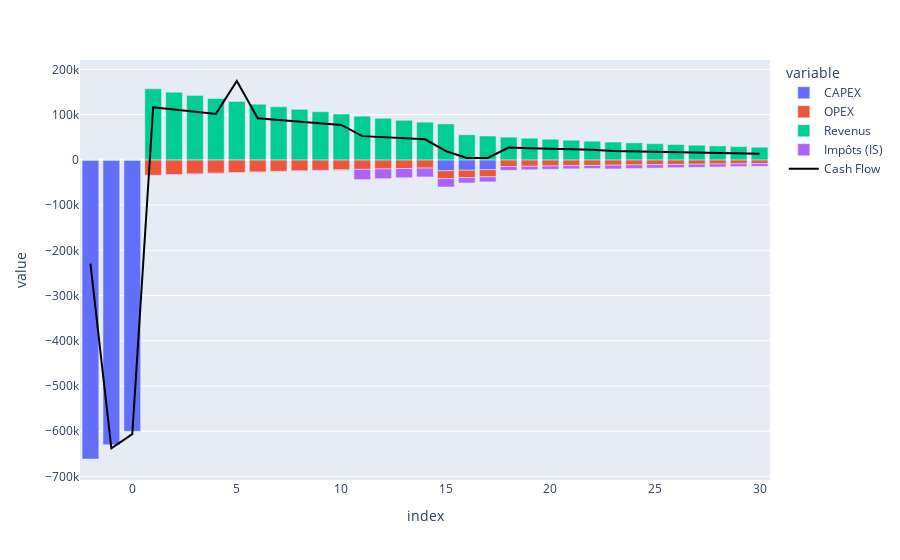

This figure's notebook cell:
### Code cell
fig = dd.transpose().plot(kind = "bar", y = ["CAPEX","OPEX","Revenus","Impôts (IS)"]).update_layout(hovermode='x')
fig.add_trace(
    go.Scatter(
        x = dd.columns,
        y = dd.loc["Cash Flow"],
        name = "Cash Flow",
        marker_color = "black"
    )
)

### Figure 1 — Plotly figure (JSON) as saved in the notebook; plotly's stock layout.template omitted (floating-point values rounded to 4 significant figures)
{"data": [{"alignmentgroup": "True", "hovertemplate": "variable=CAPEX<br>index=%{x}<br>value=%{y}<extra></extra>", "legendgroup": "CAPEX", "marker": {"color": "#636efa", "pattern": {"shape": ""}}, "name": "CAPEX", "offsetgroup": "CAPEX", "orientation": "v", "showlegend": true, "textposition": "auto", "type": "bar", "x": [-2, -1, 0, 1, 2, 3, 4, 5, 6, 7, 8, 9, 10, 11, 12, 13, 14, 15, 16, 17, 18, 19, 20, 21, 22, 23, 24, 25, 26, 27, 28, 29, 30], "xaxis": "x", "y": [-661500, -630000, -600000, 0, 0, 0, 0, 0, 0, 0, 0, 0, 0, 0, 0, 0, 0, -24050.0, -22910.0, -21810.0, 0, 0, 0, 0, 0, 0, 0, 0, 0, 0, 0, 0, 0], "yaxis": "y"}, {"alignmentgroup": "True", "hovertemplate": "variable=OPEX<br>index=%{x}<br>value=%{y}<extra></extra>", "legendgroup": "OPEX", "marker": {"color": "#EF553B", "pattern": {"shape": ""}}, "name": "OPEX", "offsetgroup": "OPEX", "orientation": "v", "showlegend": true, "textposition": "auto", "type": "bar", "x": [-2, -1, 0, 1, 2, 3, 4, 5, 6, 7, 8, 9, 10, 11, 12, 13, 14, 15, 16, 17, 18, 19, 20, 21, 22, 23, 24, 25, 26, 27, 28, 29, 30], "xaxis": "x", "y": [0, 0, 0, -34290.0, -32650.0, -31100.0, -29620.0, -28210.0, -26860.0, -25580.0, -24370.0, -23210.0, -22100.0, -21050.0, -20050.0, -19090.0, -18180.0, -17320.0, -16490.0, -15710.0, -14960.0, -14250.0, -13570.0, -12920.0, -12310.0, -11720.0, -11160.0, -10630.0, -10120.0, -9643.0, -9183.0, -8746.0, -8330.0], "yaxis": "y"}, {"alignmentgroup": "True", "hovertemplate": "variable=Revenus<br>index=%{x}<br>value=%{y}<extra></extra>", "legendgroup": "Revenus", "marker": {"color": "#00cc96", "pattern": {"shape": ""}}, "name": "Revenus", "offsetgroup": "Revenus", "orientation": "v", "showlegend": true, "textposition": "auto", "type": "bar", "x": [-2, -1, 0, 1, 2, 3, 4, 5, 6, 7, 8, 9, 10, 11, 12, 13, 14, 15, 16, 17, 18, 19, 20, 21, 22, 23, 24, 25, 26, 27, 28, 29, 30], "xaxis": "x", "y": [0, 0, 0, 157100.0, 149700.0, 142500.0, 135700.0, 129300.0, 123100.0, 117300.0, 111700.0, 106400.0, 101300.0, 96470.0, 91880.0, 87500.0, 83340.0, 79370.0, 55430.0, 52790.0, 50280.0, 47880.0, 45600.0, 43430.0, 41360.0, 39390.0, 37520.0, 35730.0, 34030.0, 32410.0, 30870.0, 29400.0, 28000.0], "yaxis": "y"}, {"alignmentgroup": "True", "hovertemplate": "variable=Impôts (IS)<br>index=%{x}<br>value=%{y}<extra></extra>", "legendgroup": "Impôts (IS)", "marker": {"color": "#ab63fa", "pattern": {"shape": ""}}, "name": "Impôts (IS)", "offsetgroup": "Impôts (IS)", "orientation": "v", "showlegend": true, "textposition": "auto", "type": "bar", "x": [-2, -1, 0, 1, 2, 3, 4, 5, 6, 7, 8, 9, 10, 11, 12, 13, 14, 15, 16, 17, 18, 19, 20, 21, 22, 23, 24, 25, 26, 27, 28, 29, 30], "xaxis": "x", "y": [0, 0, 0, -857.1, -997.7, -1123.0, -1234.0, -861.9, -1015.0, -1151.0, -1272.0, -1379.0, -1473.0, -22490.0, -21450.0, -20460.0, -19520.0, -18620.0, -11680.0, -11130.0, -8103.0, -7717.0, -7349.0, -6999.0, -6666.0, -8302.0, -7907.0, -7530.0, -7172.0, -6830.0, -6505.0, -6195.0, -5900.0], "yaxis": "y"}, {"marker": {"color": "black"}, "name": "Cash Flow", "type": "scatter", "x": [-2, -1, 0, 1, 2, 3, 4, 5, 6, 7, 8, 9, 10, 11, 12, 13, 14, 15, 16, 17, 18, 19, 20, 21, 22, 23, 24, 25, 26, 27, 28, 29, 30], "y": [-229300.0, -637700.0, -606700.0, 116300.0, 111200.0, 106300.0, 101600.0, 174400.0, 91910.0, 87970.0, 84190.0, 80570.0, 77110.0, 52470.0, 50050.0, 47740.0, 45540.0, 19380.0, 4352.0, 4145.0, 27220.0, 25920.0, 24690.0, 23510.0, 22390.0, 19370.0, 18450.0, 17570.0, 16730.0, 15940.0, 15180.0, 14460.0, 13770.0]}], "layout": {"barmode": "relative", "hovermode": "x", "legend": {"title": {"text": "variable"}, "tracegroupgap": 0}, "margin": {"t": 60}, "xaxis": {"anchor": "y", "domain": [0, 1], "title": {"text": "index"}}, "yaxis": {"anchor": "x", "domain": [0, 1], "title": {"text": "value"}}}}
